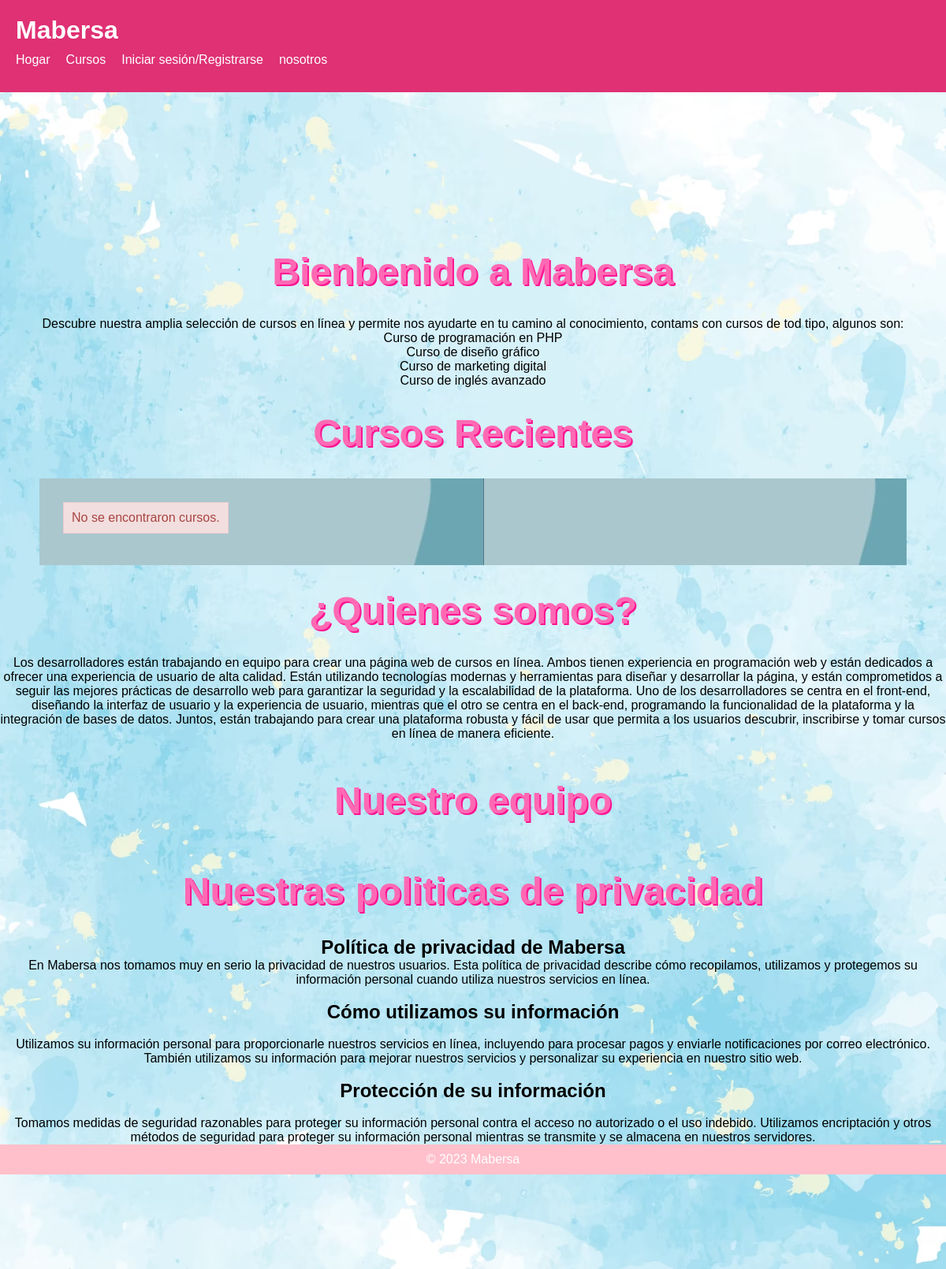
Before: / with the older database file.
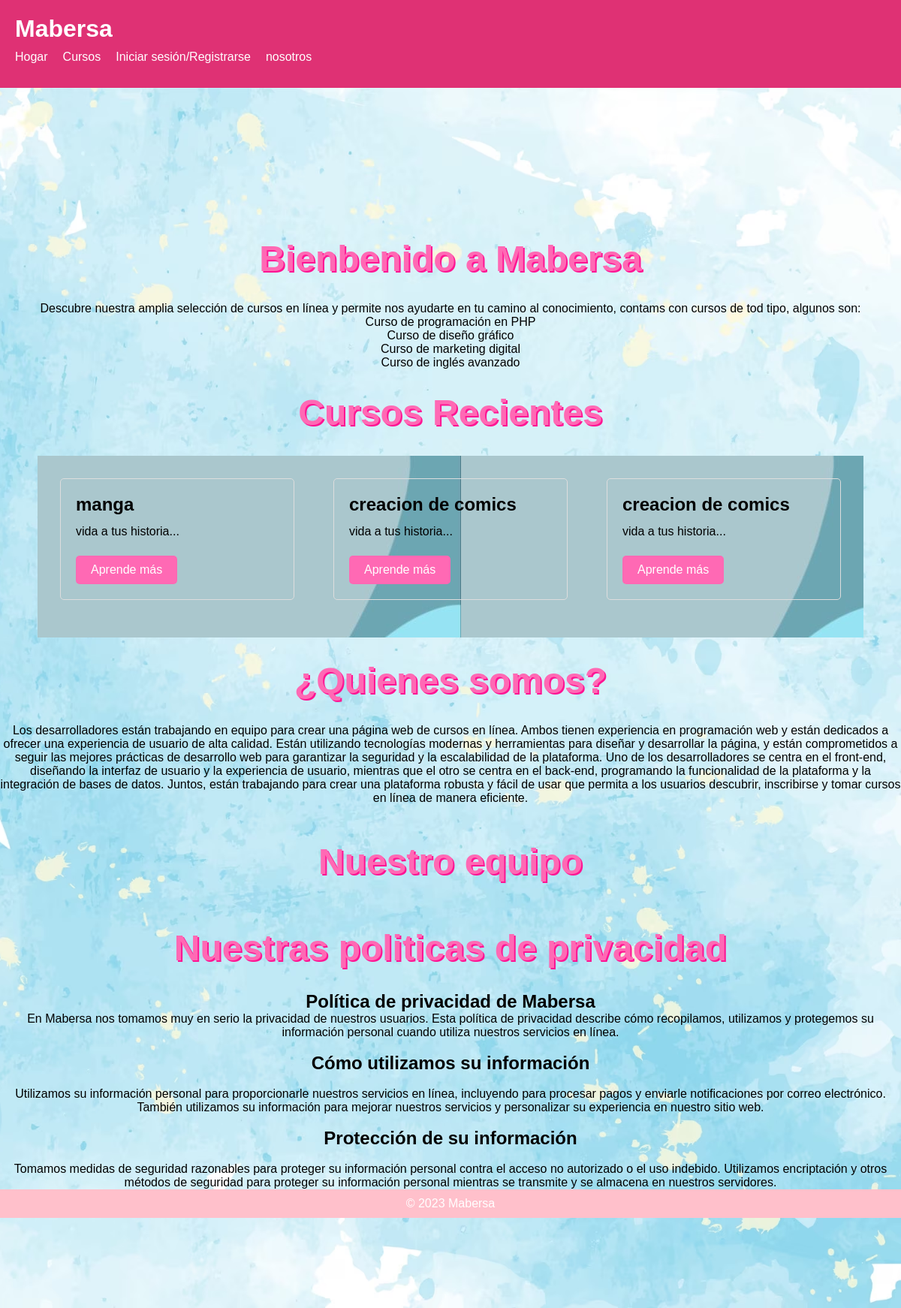
After: the same page with the newer database file.
### tables this page shows
CREATE TABLE `courses` (
  `c_id` int(11) NOT NULL,
  `t_id` int(11) NOT NULL,
  `course_name` varchar(255) NOT NULL,
  `course_description` text DEFAULT NULL,
  `video` varchar(255) DEFAULT NULL,
  `timestamp` timestamp NOT NULL DEFAULT current_timestamp(),
  `approved` tinyint(1) DEFAULT 0
);

### index.php (the view, shortened to what this page needs)
<?php
require_once('db_conn.php');
$show = '';
$sql = "SELECT * FROM courses where approved = 1 ORDER BY `c_id` LIMIT 6";
$result = mysqli_query($conn, $sql);
if (mysqli_num_rows($result) > 0) {
    while($row = mysqli_fetch_assoc($result)) {
        $c_id = $row['c_id'];
        $show .= '<div class="card">
        <div class="card-content">
            <h2>'.$row['course_name'].'</h2>
            <p>'.substr($row['course_description'], 0, 100) . "...".'</p>
            <a href="course.php?c_id='.$c_id.'" class="button">Aprende más</a>
        </div>
    </div>';
    }
} else {
    $show = "<div class='error'>No se encontraron cursos.</div>";
}
?>
<!DOCTYPE html>
<html>
    <head>
        <link rel="stylesheet" type="text/css" href="./assets/css/style.css">
    </head>
    <body>
    <!DOCTYPE html>
<html>
<head>
</head>
<body>
    <?php include('header.php'); ?>
    <div class="main-banner" id="top">
        <main>
            <section>
                <h2 class="page-title">Bienbenido a Mabersa</h2>
                <p class="paragraph">Descubre nuestra amplia selección de cursos en línea y permite nos ayudarte en tu camino al conocimiento, contams con cursos de tod tipo, algunos son:</p>
                <ul class="paragraph" style="list-style: none;">
                    <li>Curso de programación en PHP</li>
                    <li>Curso de diseño gráfico</li>
                    <li>Curso de marketing digital</li>
                    <li>Curso de inglés avanzado</li>
                </ul>
            </section>
        </main>
        <main>
            <h1 class="page-title">Cursos Recientes</h1>
            <div class="card-container">
                <?php echo $show; ?>
            </div>
        </main  class="main-banner">
            <section>
            <h2 class="page-title">¿Quienes somos?</h2>
            <p class="paragraph">Los desarrolladores están trabajando en equipo para crear una página web de cursos en línea. Ambos tienen experiencia en programación web y están dedicados a ofrecer una experiencia de usuario de alta calidad. Están utilizando tecnologías modernas y herramientas para diseñar y desarrollar la página, y están comprometidos a seguir las mejores prácticas de desarrollo web para garantizar la seguridad y la escalabilidad de la plataforma. Uno de los desarrolladores se centra en el front-end, diseñando la interfaz de usuario y la experiencia de usuario, mientras que el otro se centra en el back-end, programando la funcionalidad de la plataforma y la integración de bases de datos. Juntos, están trabajando para crear una plataforma robusta y fácil de usar que permita a los usuarios descubrir, inscribirse y tomar cursos en línea de manera eficiente.</p>
            <br>
            </section>
            <section>
            <h2 class="page-title">Nuestro equipo</h2>
            </section>
            <section>
            <h2 class="page-title">Nuestras politicas de privacidad</h2>
                <h1 class="paragraph">Política de privacidad de Mabersa</h1>
            <p class="paragraph">En Mabersa nos tomamos muy en serio la privacidad de nuestros usuarios. Esta política de privacidad describe cómo recopilamos, utilizamos y protegemos su información personal cuando utiliza nuestros servicios en línea.</p>
            <br>
                <h1 class="paragraph">Cómo utilizamos su información</h1>
            <br>
            <p class="paragraph">Utilizamos su información personal para proporcionarle nuestros servicios en línea, incluyendo para procesar pagos y enviarle notificaciones por correo electrónico. También utilizamos su información para mejorar nuestros servicios y personalizar su experiencia en nuestro sitio web.</p>
            <br>
                <h1 class="paragraph">Protección de su información</h1>
            <br>
            <p class="paragraph">Tomamos medidas de seguridad razonables para proteger su información personal contra el acceso no autorizado o el uso indebido. Utilizamos encriptación y otros métodos de seguridad para proteger su información personal mientras se transmite y se almacena en nuestros servidores.</p>
            </section>
        <?php include('footer.php'); ?>
    </body>
</html>

### header.php (shortened to what this page needs)
<header>
    <h1>Mabersa</h1>
    <nav>
        <ul>
            <?php
            if (isset($_SESSION['role']) && $_SESSION['role'] == 'student') {
                echo '<li><a href="index.php">Hogar</a></li>';
                echo '<li><a href="student_dashboard.php">Panel</a></li>';
                echo '<li><a href="logout.php">Cerrar sesión</a></li>';
                echo '<li><a href="politics.php">nosotros</a></li>';
            }
            else {
                echo '<li><a href="index.php">Hogar</a></li>';
                echo '<li><a href="courses.php">Cursos</a></li>';
                echo '<li><a href="login.php">Iniciar sesión/Registrarse</a></li>';
                echo '<li><a href="politics.php">nosotros</a></li>';
            }
            ?>
        </ul>
    </nav>
</header>

### footer.php
<footer class="bg-danger text-light mt-5">
  <div class="container py-3">
    <div class="row">
      <div class="col-12">
        <p class="text-center mb-0">&copy; 2023 Mabersa</p>
      </div>
    </div>
  </div>
</footer>

### assets/css/style.css (style rules this page uses)
* { box-sizing: border-box; margin: 0; padding: 0; }
body { margin: 0; padding: 0; font-family: Arial, sans-serif; }
main { padding: 0 50px; }
header { background-color: #df2e72fb; color: white; padding: 20px; }
nav ul { margin: 0; padding: 0; list-style: none; }
nav li { display: inline-block; margin-right: 20px; }
nav a { color: white; text-decoration: none; display: inline-block; padding: 10px 0; border-bottom: 2px solid transparent; }
.page-title { font-size: 48px; padding: 30px 0; text-align: center; color: #ff69b4; text-shadow: 2px 2px #ff1493; }
.card-container { background-image: url(../images/fondo.jpg); padding: 30px; display: flex; flex-wrap: wrap; justify-content: space-between; }
.card { width: 30%; margin-bottom: 20px; border: 1px solid #ddd; border-radius: 5px; padding: 20px; }
.card h2 { font-size: 24px; margin-bottom: 10px; }
.card p { font-size: 16px; line-height: 1.5; margin-bottom: 20px; }
.button { display: inline-block; padding: 10px 20px; background-color: #ff69b4; color: #fff; text-decoration: none; border-radius: 5px; transition: background-color 0.2s ease; }
footer { background-color: #ffc0cb; color: white; padding: 10px; text-align: center; }
.paragraph { text-align: center; justify-content: center; }
.main-banner { background-image: url(../images/blue.avif); background-position: right bottom; background-repeat: no-repeat; background-size: cover; padding: 170px 0px 120px 0px; }
.error { background-color: #f2dede; color: #a94442; padding: 10px; border: 1px solid #ebccd1; margin-bottom: 10px; }

Changed rows visible on the page:
now on this page (row edited): courses: course_name "manga", course_description "vida a tus historia"
added courses: course_name "creacion de comics", course_description "vida a tus historia"
added courses: course_name "creacion de comics", course_description "vida a tus historia"
Other visible differences:
text no longer shown: "No se encontraron cursos."
